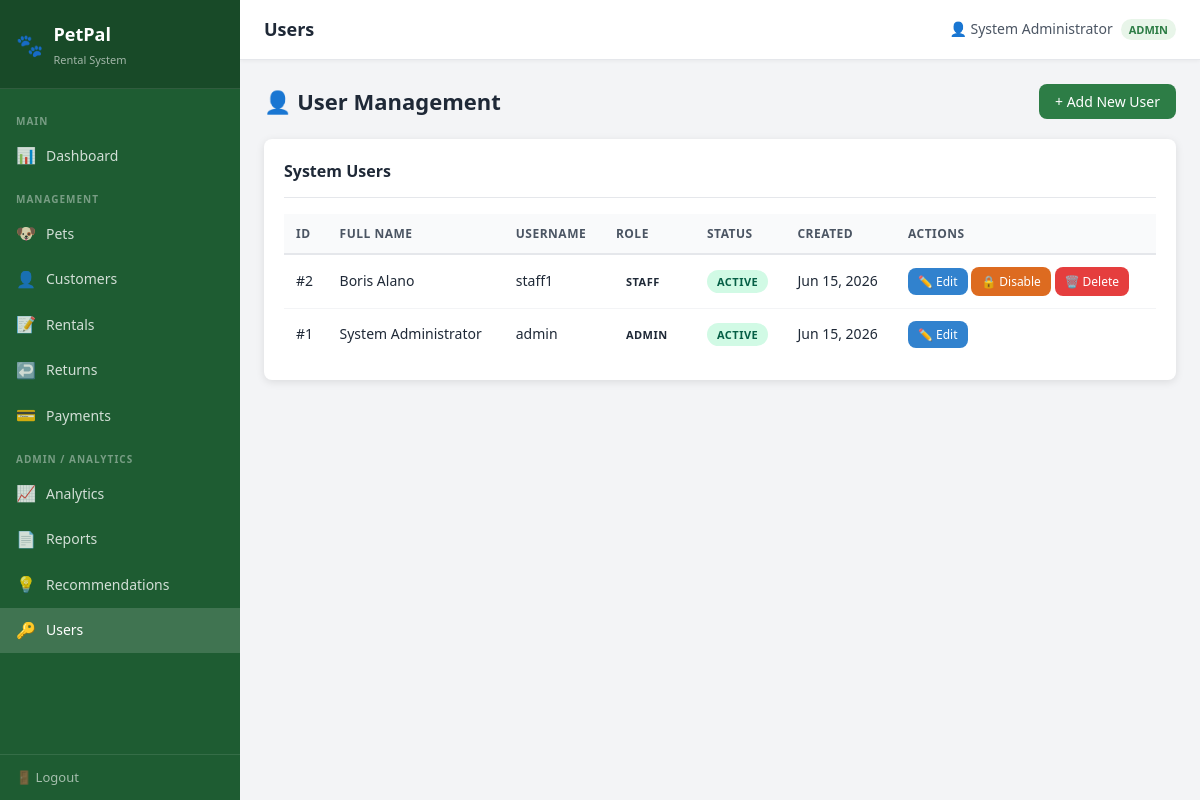
The page /pages/users.php (signed in) on the database its author committed.
### tables this page shows
CREATE TABLE IF NOT EXISTS users (
    user_id     INT AUTO_INCREMENT PRIMARY KEY,
    username    VARCHAR(50) NOT NULL UNIQUE,
    password    VARCHAR(255) NOT NULL,
    full_name   VARCHAR(100) NOT NULL,
    role        ENUM('admin', 'staff') NOT NULL DEFAULT 'staff',
    status      ENUM('active', 'disabled') NOT NULL DEFAULT 'active',
    created_at  DATETIME DEFAULT CURRENT_TIMESTAMP
);

### pages/users.php (the view, shortened to what this page needs)
<?php
require_once '../includes/config.php';
if (!function_exists('clean')) {
    function clean($str) {
        return htmlspecialchars($str ?? '', ENT_QUOTES, 'UTF-8');
    }
}
$users = $pdo->query("
    SELECT user_id, username, full_name, role, status, created_at
    FROM users
    ORDER BY role DESC, full_name ASC
")->fetchAll();
include '../includes/header.php';
?>
<div class="page-header">
    <h2>👤 User Management</h2>
    <button class="btn btn-primary" onclick="openAddModal()">+ Add New User</button>
</div>
<div class="card">
    <div class="card-header">
        <div class="card-title">System Users</div>
    </div>
    <div class="card-body p-0">
        <div class="table-wrapper">
            <table>
                <thead>
                    <tr>
                        <th>ID</th>
                        <th>Full Name</th>
                        <th>Username</th>
                        <th>Role</th>
                        <th>Status</th>
                        <th>Created</th>
                        <th class="no-print">Actions</th>
                    </tr>
                </thead>
                <tbody>
                    <?php foreach ($users as $u): ?>
                    <tr>
                        <td>#<?= $u['user_id'] ?></td>
                        <td><?= clean($u['full_name']) ?></td>
                        <td><?= clean($u['username']) ?></td>
                        <td>
                            <span class="badge <?= $u['role'] === 'admin' ? 'badge-primary' : 'badge-secondary' ?>">
                                <?= ucfirst($u['role']) ?>
                            </span>
                        </td>
                        <td>
                            <span class="badge <?= $u['status'] === 'active' ? 'badge-success' : 'badge-danger' ?>">
                                <?= ucfirst($u['status']) ?>
                            </span>
                        </td>
                        <td><?= date('M j, Y', strtotime($u['created_at'])) ?></td>
                        <td class="no-print">
                            <button class="btn btn-sm btn-info" onclick="openEditModal(<?= htmlspecialchars(json_encode($u)) ?>)">✏️ Edit</button>
                            <?php if ($u['user_id'] != $_SESSION['user_id']): ?>
                            <a href="users.php?toggle=<?= $u['user_id'] ?>" class="btn btn-sm btn-warning" onclick="return confirm('Change status for this user?')">
                                <?= $u['status'] === 'active' ? '🔒 Disable' : '🔓 Enable' ?>
                            </a>
                            <a href="users.php?delete=<?= $u['user_id'] ?>" class="btn btn-sm btn-danger" onclick="return confirm('Are you sure you want to delete this user? This cannot be undone!')">🗑️ Delete</a>
                            <?php endif; ?>
                        </td>
                    </tr>
                    <?php endforeach; ?>
                </tbody>
            </table>
        </div>
    </div>
</div>
<?php include '../includes/footer.php'; ?>

### css/style.css (style rules this page uses)
:root { --primary: #2D7D46; --primary-dark: #1e5c32; --primary-light: #e8f5e9; --accent: #F4A62A; --danger: #e53e3e; --warning: #dd6b20; --info: #3182ce; --white: #ffffff; --gray-50: #f9fafb; --gray-100: #f3f4f6; --gray-200: #e5e7eb; --gray-400: #9ca3af; --gray-600: #4b5563; --gray-800: #1f2937; --black: #111827; --sidebar-width: 240px; --topbar-height: 60px; --radius: 8px; --shadow: 0 2px 8px rgba(0,0,0,0.1); --font-base: 15px; --font-family: 'Segoe UI', Tahoma, Geneva, Verdana, sans-serif; }
* { margin: 0; padding: 0; box-sizing: border-box; }
body { font-family: var(--font-family); font-size: var(--font-base); background-color: var(--gray-100); color: var(--gray-800); line-height: 1.6; }
a { color: var(--primary); text-decoration: none; }
.card { background: var(--white); border-radius: var(--radius); box-shadow: var(--shadow); padding: 20px; margin-bottom: 20px; }
.card-header { display: flex; align-items: center; justify-content: space-between; margin-bottom: 16px; padding-bottom: 12px; border-bottom: 1px solid var(--gray-200); flex-wrap: wrap; gap: 8px; }
.card-title { font-size: 16px; font-weight: 600; color: var(--gray-800); }
.btn { display: inline-flex; align-items: center; gap: 6px; padding: 8px 16px; border: none; border-radius: var(--radius); font-size: 14px; font-family: var(--font-family); font-weight: 500; cursor: pointer; transition: background 0.2s, transform 0.1s; text-decoration: none; white-space: nowrap; }
.btn-primary { background: var(--primary); color: var(--white); }
.btn-danger { background: var(--danger); color: var(--white); }
.btn-warning { background: var(--warning); color: var(--white); }
.btn-info { background: var(--info); color: var(--white); }
.btn-sm { padding: 5px 10px; font-size: 12px; }
.table-wrapper { overflow-x: auto; width: 100%; }
table { width: 100%; border-collapse: collapse; font-size: 14px; }
table th { background: var(--gray-50); color: var(--gray-600); font-size: 12px; font-weight: 600; text-transform: uppercase; letter-spacing: 0.5px; padding: 10px 12px; text-align: left; border-bottom: 2px solid var(--gray-200); }
table td { padding: 12px; border-bottom: 1px solid var(--gray-100); vertical-align: middle; white-space: nowrap; }
table tr:last-child td { border-bottom: none; }
.badge { display: inline-block; padding: 3px 10px; border-radius: 20px; font-size: 11px; font-weight: 600; text-transform: uppercase; letter-spacing: 0.5px; }
.badge-success { background: #d1fae5; color: #065f46; }
.page-header { display: flex; align-items: center; justify-content: space-between; margin-bottom: 20px; flex-wrap: wrap; gap: 10px; }
.page-header h2 { font-size: 22px; font-weight: 700; color: var(--gray-800); }

### rows shown on the page
users: user_id "2", full_name "Boris Alano", username "staff1", role "STAFF", status "ACTIVE", created_at "Jun 15, 2026", shows "🔒 Disable"
users: user_id "1", full_name "System Administrator", username "admin", role "ADMIN", status "ACTIVE", created_at "Jun 15, 2026"

### other values the page prints
str_replace('.php', '', $current_page) "Users"
currentUser() "System Administrator"
$_SESSION['role'] "ADMIN"
